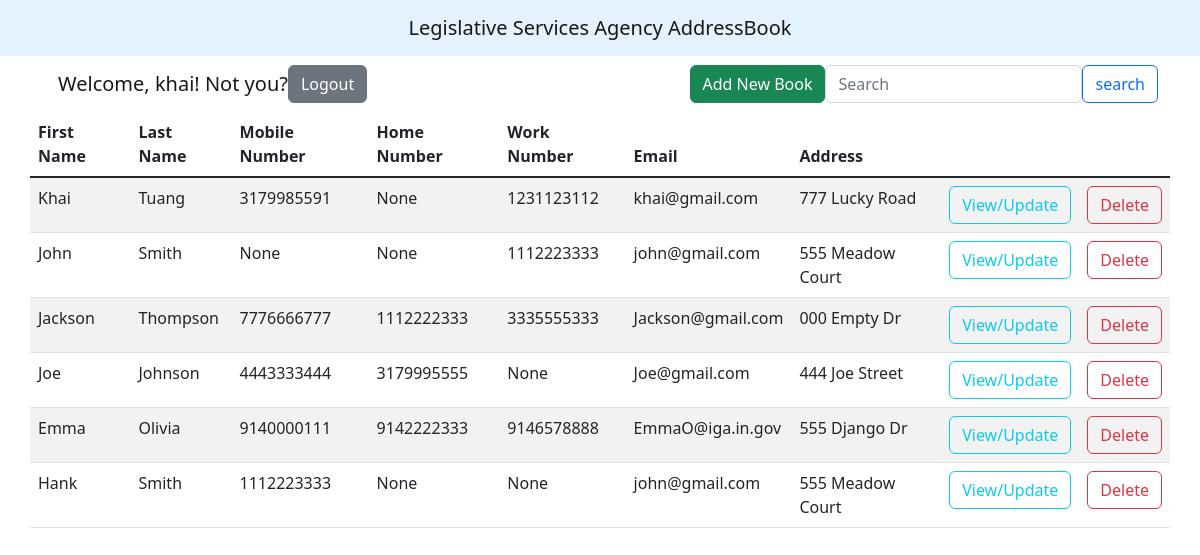
The app's page / (signed in), older data.
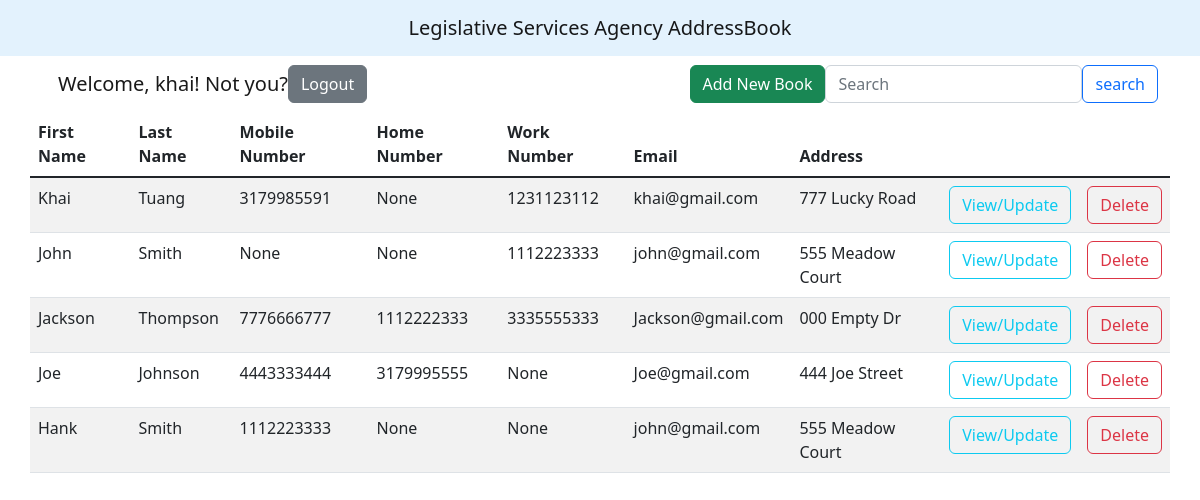
The same page, newer data.
### index/models.py (models this page shows, shortened)
class Address(models.Model):
    user = models.ForeignKey(User, on_delete=models.CASCADE, null=True, blank=True)
    first_name = models.CharField(max_length=20, null= True, blank=True)
    last_name = models.CharField(max_length=20, null= True, blank=True)
    mobile_number = models.CharField(max_length=10, null=True, blank=True)
    home_number = models.CharField(max_length=10, null=True, blank=True)
    work_number = models.CharField(max_length=10, null=True, blank=True)
    email = models.EmailField(max_length=50)
    address = models.CharField(max_length=100, null=True, blank=True)

### index/views.py (the view)
# urls.py: path('', BookList.as_view(), name='addressbooks'),
class BookList(LoginRequiredMixin, ListView):
    model = Address
    template_name = 'index/book_list.html'
    context_object_name = 'books'
    def get_queryset(self):
        if 'q' in self.request.GET:
            q = self.request.GET['q']
            search_queries = Q(Q(first_name__icontains=q) | Q(last_name__icontains=q) |
                               Q(mobile_number__icontains=q) | Q(home_number__icontains=q) | Q(work_number__icontains=q) |
                               Q(email__icontains=q) | Q(address__icontains=q))
            return Address.objects.filter(search_queries, user=self.request.user)
        else:
            return Address.objects.filter(user=self.request.user) #filter authenticated user

### index/templates/index/book_list.html (shortened to what this page needs)
{%extends "index/base.html"%}
{%block body%}
<nav class="navbar navbar-expand-lg bg-white">
    <div class="container-fluid">
      <a class="navbar-brand">Welcome, {{request.user}}!  Not you?
        {% if request.user.is_authenticated %}
        <a class="btn btn-secondary" href="{% url 'logout'%}"> Logout</a>
        {% endif %}
      </a>
      <div class="collapse navbar-collapse" id="navbarText">
        <ul class="navbar-nav me-auto mb-2 mb-lg-0">
            <li class="nav-item">
                <a class="btn btn-success" role="button" href="{% url 'book-create' %}">Add New Book</a>
            </li>
        </ul>
        <form class="d-flex" action="" method="GET">
            <input type="text" class="form-control rounded" name='q' placeholder="Search" aria-label="Search" aria-describedby="search-addon" />
            <button type="submit" class="btn btn-outline-primary">search</button>
        </form>
      </div>
    </div>
</nav>
  <table class="table table-striped table-hover">
    <thead>
      <tr>
        <th scope="col">First Name</th>
        <th scope="col">Last Name</th>
        <th scope="col">Mobile Number</th>
        <th scope="col">Home Number</th>
        <th scope="col">Work Number</th>
        <th scope="col">Email</th>
        <th scope="col">Address</th>
      </tr>
    </thead>
    <tbody class="table-group-divider">
      {% for addressbook in books %}
        <tr>
          <td>{{addressbook.first_name}}</td>
          <td>{{addressbook.last_name}}</td>
          <td>{{addressbook.mobile_number}}</td>
          <td>{{addressbook.home_number}}</td>
          <td>{{addressbook.work_number}}</td>
          <td>{{addressbook.email}}</td>
          <td>{{addressbook.address}}</td>
            <td><a class="btn btn-outline-info" href="{% url 'book-edit' addressbook.id %}">View/Update</a></td>
            <td><a class="btn btn-outline-danger" href="{% url 'book-delete' addressbook.id %}">Delete</a></td>
        </tr>
      {% empty %}
        <tr>
          <h3>No addressbook list found.</h3>
        </tr>
      {% endfor %}
    </tbody>
  </table>
{%endblock body%}

Row changes from the older to the newer data that the page shows:
removed Address: first_name "Emma", last_name "Olivia", mobile_number "9140000111", home_number "9142222333", work_number "9146578888", email "EmmaO@iga.in.gov", address "555 Django Dr"
